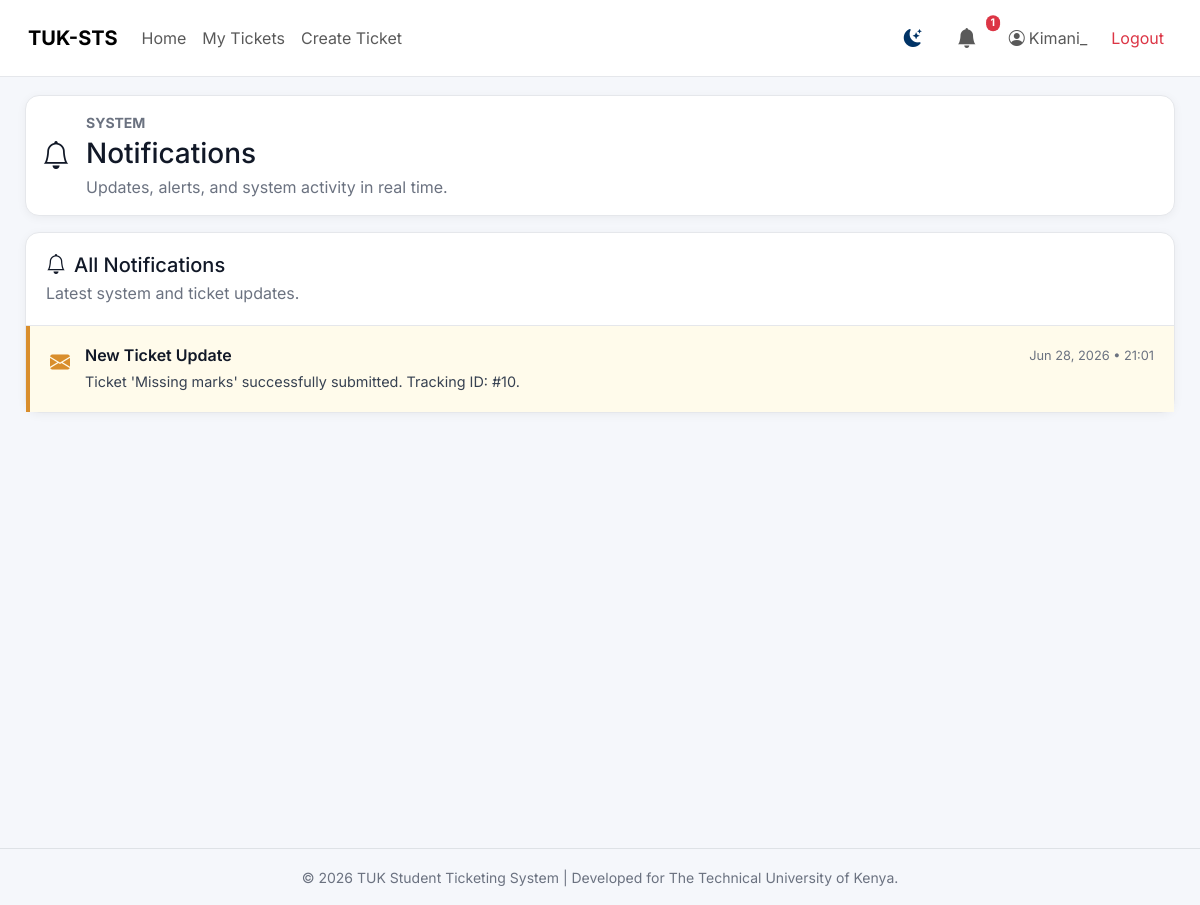
The app's page /notifications/ (signed in) with its own data.
### accounts/models.py (models this page shows, shortened)
class User(AbstractUser):
    ROLE_STUDENT = "student"
    ROLE_STAFF = "staff"
    ROLE_ADMIN = "admin"
    ROLE_CHOICES = (
        (ROLE_STUDENT, "Student"),
        (ROLE_STAFF, "Staff"),
        (ROLE_ADMIN, "Admin"),
    )
    CATEGORY_CHOICES = (
        ("fees", "Fees"),
        ("clearance", "Clearance"),
        ("results", "Results"),
        ("other", "Other"),
    )
    role = models.CharField(
        max_length=20,
        choices=ROLE_CHOICES,
        default=ROLE_STUDENT
    )
    category = models.CharField(
        max_length=50,
        choices=CATEGORY_CHOICES,
        null=True,
        blank=True
    )
    reg_no = models.CharField(
    max_length=50,
        unique=True,
        blank=True,
        null=True
    )
    phone = models.CharField(max_length=20, blank=True, null=True)
    profile_pic = models.ImageField(
        upload_to='profiles/',
        null=True,
        blank=True
    )

### notifications/models.py (models this page shows, shortened)
class Notification(models.Model):
    user = models.ForeignKey(
        settings.AUTH_USER_MODEL,
        on_delete=models.CASCADE,
        related_name="notifications"
    )
    message = models.TextField()
    is_read = models.BooleanField(default=False)
    created_at = models.DateTimeField(auto_now_add=True)
    class Meta:
        ordering = ['-created_at']

### notifications/views.py (the view)
# urls.py: path('', views.notification_list, name='notifications'),
@login_required
def notification_list(request):
    if request.method == "POST":
        Notification.objects.filter(user=request.user, is_read=False).update(is_read=True)
        return JsonResponse({"status": "success"})
    notifications = Notification.objects.filter(user=request.user).order_by("-created_at")
    return render(
        request,
        "notifications/list.html", # Verify this filename matches your path (e.g., notification.html)
        {"notifications": notifications}
    )

### notifications/context_processors.py (called while the page is built)
def unread_notifications_count(request):
    if request.user.is_authenticated:
        return {
            'unread_notifications_count': Notification.objects.filter(user=request.user, is_read=False).count()
        }
    return {'unread_notifications_count': 0}

### templates/notifications/list.html (shortened to what this page needs)
{% extends 'base.html' %}
{% block content %}
<div class="page-heading">
  <div class="page-heading-copy d-flex align-items-center gap-3 p-3">
    <span class="page-icon fs-3">
      <i class="bi bi-bell" aria-hidden="true"></i>
    </span>
    <div>
      <p class="eyebrow mb-1 text-muted text-uppercase small fw-bold">System</p>
      <h1 class="h3 mb-1">Notifications</h1>
      <p class="text-muted mb-0">
        Updates, alerts, and system activity in real time.
      </p>
    </div>
  </div>
</div>
<section class="panel mt-3">
  <div class="panel-header">
    <div>
      <h2 class="h5 mb-1 section-title d-flex align-items-center gap-2">
        <i class="bi bi-bell" aria-hidden="true"></i>
        <span>All Notifications</span>
      </h2>
      <p class="text-muted mb-0">Latest system and ticket updates.</p>
    </div>
  </div>
  <div class="notification-list">
    {% for note in notifications %}
      <article class="notification-item {% if not note.is_read %}unread{% endif %}">
        <div class="notification-icon {% if note.is_read %}read{% endif %}">
          {% if not note.is_read %}
            <i class="bi bi-envelope-fill"></i>
          {% else %}
            <i class="bi bi-envelope-open"></i>
          {% endif %}
        </div>
        <div class="notification-content">
          <div class="notification-header">
            <h4 class="notification-title">
              {% if not note.is_read %}
                New Ticket Update
              {% else %}
                Notification
              {% endif %}
            </h4>
            <span class="notification-time">
              {{ note.created_at|date:"M d, Y • H:i" }}
            </span>
          </div>
          <p class="notification-message">
            {{ note.message }}
          </p>
        </div>
      </article>
    {% empty %}
      <div class="empty-state">
        <i class="bi bi-bell-slash"></i>
        <p class="mb-0">No notifications available</p>
      </div>
    {% endfor %}
  </div>
</section>
{% endblock %}

### templates/base.html (shortened to what this page needs)
<!DOCTYPE html>
<html lang="en">
<head>
    {% load static %}
    <link href="https://cdn.jsdelivr.net/npm/bootstrap@5.3.3/dist/css/bootstrap.min.css" rel="stylesheet">
    <link href="https://cdn.jsdelivr.net/npm/bootstrap-icons@1.11.3/font/bootstrap-icons.css" rel="stylesheet">
    <link rel="stylesheet" href="{% static 'css/style.css' %}">
</head>
<body>
<nav class="navbar navbar-expand-lg px-3 fixed-top">
    <div class="container-fluid">
        <a class="navbar-brand fw-bold" href="{% url 'home' %}">
            TUK-STS
        </a>
        <div class="collapse navbar-collapse" id="topNav">
            <ul class="navbar-nav me-auto">
                <li class="nav-item">
                    <a class="nav-link" href="{% url 'accounts:dashboard_redirect' %}">Home</a>
                </li>
                {% if user.is_authenticated %}
                    {% if user.role == "student" %}
                        <li class="nav-item">
                            <a class="nav-link" href="{% url 'tickets:ticket_list' %}">My Tickets</a>
                        </li>
                        <li class="nav-item">
                            <a class="nav-link" href="{% url 'tickets:ticket_create' %}">Create Ticket</a>
                        </li>
                    {% endif %}
                {% endif %}
            </ul>
<ul class="navbar-nav ms-auto align-items-center gap-2">
{% if user.is_authenticated %}
    <li class="nav-item">
        <button id="theme-toggle" title="Toggle Theme">
            <i class="bi bi-moon-stars-fill" id="theme-icon"></i>
        </button>
    </li>
    <li class="nav-item">
        <a class="nav-link position-relative py-2 px-3"
           href="{% url 'notifications:notifications' %}"
           title="Notifications">
            <i class="bi bi-bell-fill fs-5"></i>
        </a>
    </li>
    <li class="nav-item">
        <a class="nav-link d-flex align-items-center gap-1"
           href="{% url 'accounts:profile' %}">
            <i class="bi bi-person-circle"></i>
            {{ user.username }}
        </a>
    </li>
    <li class="nav-item">
        <a class="nav-link text-danger"
           href="{% url 'accounts:logout' %}">
            Logout
        </a>
    </li>
                {% else %}
                    <li class="nav-item">
                        <a class="nav-link" href="{% url 'accounts:login' %}">
                            Login
                        </a>
                    </li>
                {% endif %}
            </ul>
        </div>
    </div>
</nav>
<div class="layout">
    <div class="main">
        {% block content %}{% endblock %}
    </div>
</div>
<footer class="text-center py-3 mt-5 border-top">
    <small class="text-muted">
        © {% now "Y" %} TUK Student Ticketing System | Developed for The Technical University of Kenya.
    </small>
</footer>
</body>
</html>

### static/css/style.css (style rules this page uses)
:root { --bg: #0f172a; --bg-soft: #111827; --surface: #1e293b; --surface-2: #111827; --text: #e5e7eb; --text-soft: #94a3b8; --border: rgba(255,255,255,0.08); --accent: #d98e2c; --accent-dark: #b97419; --success: #22c55e; --warning: #f59e0b; --danger: #ef4444; --info: #3b82f6; --radius: 14px; --shadow: 0 10px 25px rgba(0,0,0,0.3); }
* { box-sizing: border-box; }
body { margin: 0; font-family: 'Inter', sans-serif; background: #0f172a; color: #e5e7eb; }
a { text-decoration: none; color: inherit; }
.layout { padding-top: 70px; }
.main { max-width: 1200px; margin: auto; padding: 25px; }
.navbar { position: fixed; top: 0; left: 0; right: 0; z-index: 1000; background: rgba(15, 23, 42, 0.85); backdrop-filter: blur(10px); padding: 15px 25px; border-bottom: 1px solid var(--border); }
.text-muted { color: var(--text-soft); }
.fw-bold { font-weight: 700; }

### templates/base.html (style rules this page uses)
body { margin: 0; font-family: 'Inter', sans-serif; background: #f5f7fb; color: #111827; }
p, span, td, th, label, small { color: #111827; }
.text-muted { color: #6b7280 !important; }
.navbar { background: #ffffff; border-bottom: 1px solid #e5e7eb; }
.layout { padding-top: 70px; min-height: 100vh; }
.main { max-width: 1200px; margin: 0 auto; padding: 25px; }
.card-box, .panel, .metric-card, .page-heading { background: #ffffff; border-radius: 14px; border: 1px solid #e5e7eb; box-shadow: 0 2px 10px rgba(0,0,0,0.05); color: #111827; }
body { transition: background .3s,color .3s; }
.navbar, .card-box, .panel, .metric-card, .page-heading, .table, footer { transition: background .35s ease, color .35s ease, border-color .35s ease; }
#theme-toggle { width:40px; height:40px; border:none; border-radius:50%; background:transparent; display:flex; align-items:center; justify-content:center; font-size:18px; color:#003366; transition:.3s; }

### templates/notifications/list.html (style rules this page uses)
.notification-list { display: flex; flex-direction: column; }
.notification-item { display: flex; gap: 15px; padding: 20px; border-bottom: 1px solid #e5e7eb; transition: background-color 0.2s ease; }
.notification-item:last-child { border-bottom: none; }
.notification-item.unread { background-color: #fffbeb; border-left: 4px solid #d98e2c; }
.notification-icon { font-size: 1.25rem; color: #d98e2c; margin-top: 2px; }
.notification-content { flex-grow: 1; }
.notification-header { display: flex; justify-content: space-between; align-items: flex-start; gap: 10px; flex-wrap: wrap; }
.notification-title { font-size: 1rem; font-weight: 600; margin: 0; color: #111827; }
.notification-time { font-size: 0.8rem; color: #6b7280; }
.notification-message { font-size: 0.9rem; color: #374151; margin: 6px 0 0 0; }
.panel-header { padding: 20px; border-bottom: 1px solid #e5e7eb; }

### records on screen
User: username "Kimani_"
Notification: is_read False (drawn), created_at "Jun 28, 2026 • 21:01", message "Ticket 'Missing marks' successfully submitted. Tracking ID: #10."
